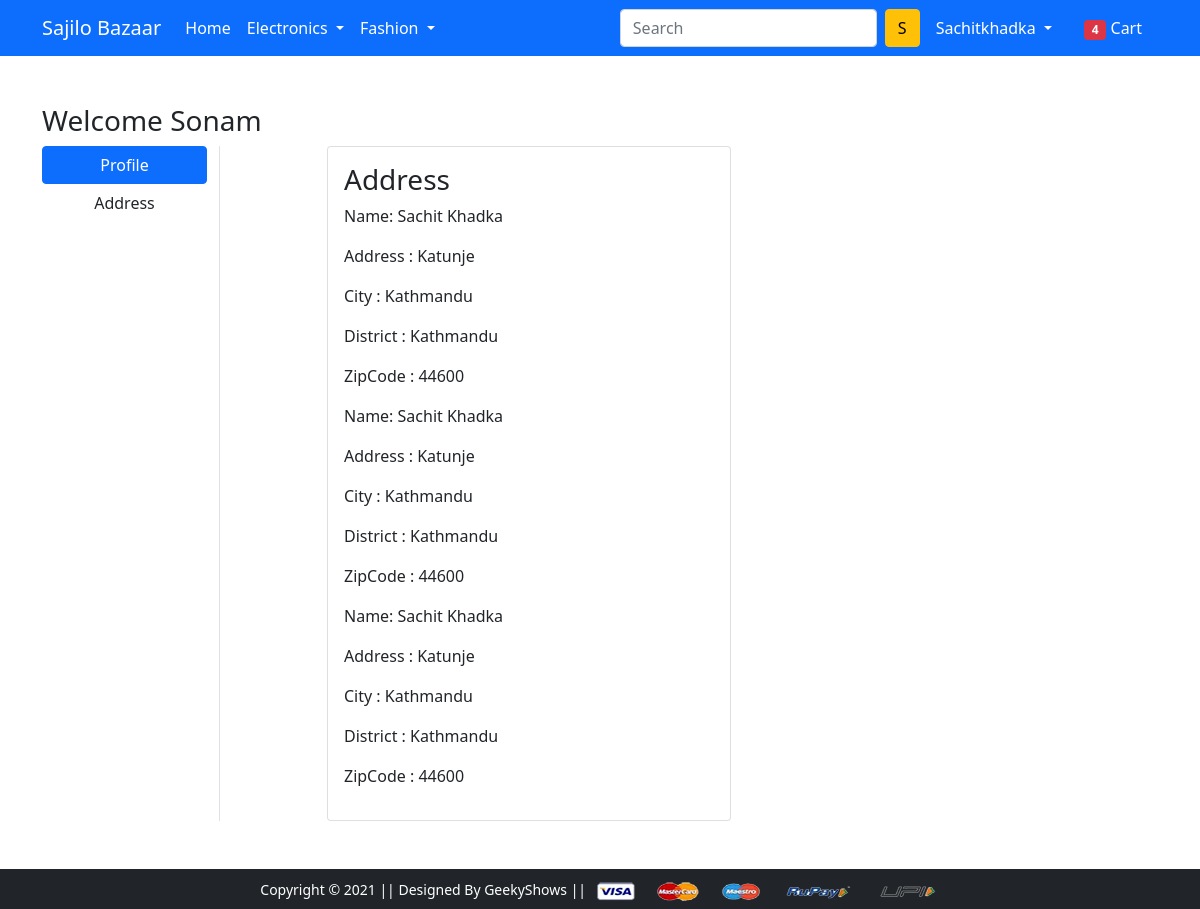
/address/ (signed in), run on an earlier commit of the app's database.
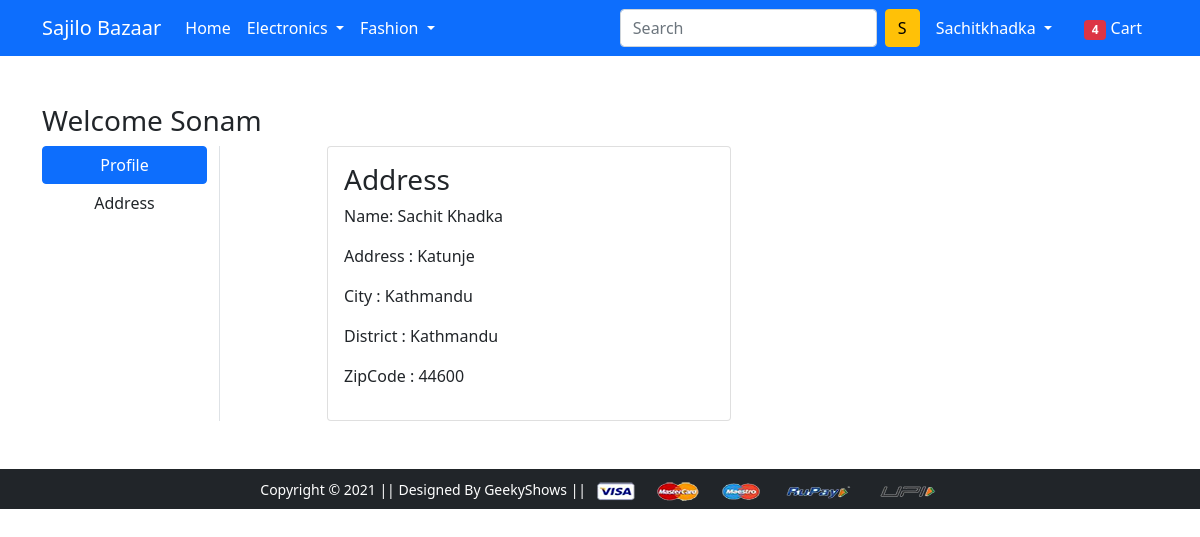
And on a later commit of the database.
### app/models.py (models this page shows, shortened)
class Customer(models.Model):
    user=models.ForeignKey(User,on_delete=models.CASCADE)
    name=models.CharField(max_length=100)
    locality=models.CharField(max_length=200)
    city=models.CharField(max_length=100)
    zipcode=models.IntegerField()
    district=models.CharField(choices=District_Choices,max_length=100)

### app/views.py (the view)
# urls.py: path('address/', views.AddressView.as_view(), name='address'),
class AddressView(View):
 def get(self,request):
   address=Customer.objects.filter(user=request.user)
   return render(request, 'app/address.html',{
      'address':address
  })

### app/templates/app/address.html (shortened to what this page needs)
{% extends 'app/base.html' %}
{% load static %}
{% block main-content %}
<div class="container my-5">
 <div class="row">
 <h3>Welcome Sonam</h3>
  <div class="col-sm-2 border-end">
   <ul class="list-unstyled">
    <li class="d-grid"><a href="{% url 'profile' %}" class="btn btn-primary">Profile</a></li>
    <li class="d-grid"><a href="{% url 'address' %}" class="btn">Address</a></li>
   </ul>
  </div>
  <div class="col-sm-9 offset-sm-1">
   <div class="row">
    <div class="col-sm-6">
     <div class="card">
      <div class="card-body">
       <h3>Address</h3>
       {% for add in address %}
        <p>Name: {{add.name}}</p>
        <p>Address : {{add.locality}}</p>
        <p>City : {{add.city}}</p>
        <p>District : {{add.district}}</p>
        <p>ZipCode : {{add.zipcode}}</p>
       {% endfor %}
      </div>
     </div>
    </div>
   </div>
  </div>
 </div>
</div>
{% endblock main-content %}

### app/templates/app/base.html (shortened to what this page needs)
<!doctype html>
{% load static %}
<html lang="en">
  <head>
    <link href="https://cdn.jsdelivr.net/npm/bootstrap@5.0.0-beta1/dist/css/bootstrap.min.css" rel="stylesheet">
    <link rel="stylesheet" href="{% static 'app/css/owl.carousel.min.css' %}">
    <link rel="stylesheet" href="{% static 'app/css/all.min.css' %}">
    <link rel="stylesheet" href="{% static 'app/css/style.css' %}">
  </head>
  <body>
    <nav class="navbar navbar-expand-lg navbar-dark bg-primary">
     <div class="container">
       <a class="navbar-brand" href="/">Sajilo Bazaar</a>
       <div class="collapse navbar-collapse" id="navbarSupportedContent">
         <ul class="navbar-nav me-auto mb-2 mb-lg-0">
           <li class="nav-item">
             <a class="nav-link active" aria-current="page" href="/">Home</a>
           </li>
           <li class="nav-item dropdown">
             <a class="nav-link dropdown-toggle text-white" href="#" id="electronicsDropdown" role="button" data-bs-toggle="dropdown" aria-expanded="false">
               Electronics
             </a>
           </li>
           <li class="nav-item dropdown">
             <a class="nav-link dropdown-toggle text-white" href="#" id="fashionDropdown" role="button" data-bs-toggle="dropdown" aria-expanded="false">
               Fashion
             </a>
           </li>
         </ul>
         <form class="d-flex">
           <input class="form-control me-2" type="search" placeholder="Search" aria-label="Search">
           <button class="btn btn-warning" type="submit">S</button>
         </form>
         <div>
          <ul class="navbar-nav me-auto mb-2 mb-lg-0">
          {% if user.is_authenticated %}
            <li class="nav-item dropdown mx-2">
                <a class="nav-link dropdown-toggle text-white text-capitalize" href="#" id="profileDropdown" role="button" data-bs-toggle="dropdown" aria-expanded="false">
                    {{ request.user }}
                </a>
            </li>
            <li class="nav-item mx-2">
                <a href="{% url 'add-to-cart' %}" class="nav-link text-white"><span class="badge bg-danger">4</span> Cart </a>
            </li>
           {% endif %}
          </ul>
         </div>
       </div>
     </div>
    </nav>
    {% block main-content %} {% endblock main-content %}
    <footer class="container-fluid bg-dark text-center p-2 mt-5">
        <small class="text-white">Copyright &copy; 2021 || Designed By GeekyShows || </small>
        <img src="{% static 'app/images/payment.png' %}" alt="" srcset="" class="img-fluid" height="2px">
    </footer>
  </body>
</html>

What changed in the data, as far as the page shows it:
removed Customer: name "Sachit Khadka", locality "Katunje", city "Kathmandu", district "Kathmandu", zipcode "44600"
removed Customer: name "Sachit Khadka", locality "Katunje", city "Kathmandu", district "Kathmandu", zipcode "44600"
